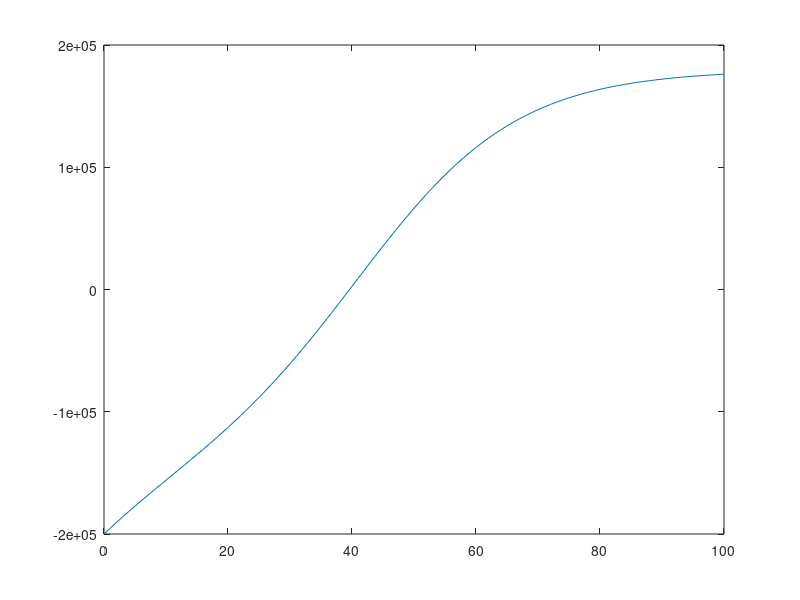

This figure's MATLAB source:
clear all;

psmax = 75000;
psmin = 100000;
ks = 0.045;
pfmax = 300000;
kf = 0.08;
p0 = 10000;

ps = @(t) psmax*exp(-ks.*t)+psmin;
pf = @(t) pfmax./(1+((pfmax./(p0))-1)*exp(-kf.*t));

f = @(t) pfmax./(1+((pfmax./(p0))-1)*exp(-kf.*t)) - 1.2*(psmax*exp(-ks.*t)+psmin);
fprim = @(t) 4050*exp(0.045.*t) + ((696000*exp(-0.08.*t))./((29*exp(-0.08.*t)+1).^2));

t = 0:1:100;
plot(t, f(t))

t = 35;
tol = 1e-8;
diff = 1;

tvec = [ t ];

while abs(diff)>tol
    tny = t - f(t)/fprim(t);
    diff = abs(tny-t);
    t = tny;
    tvec = [tvec, t];
end

disp(["skiten blir: " num2str(t)])